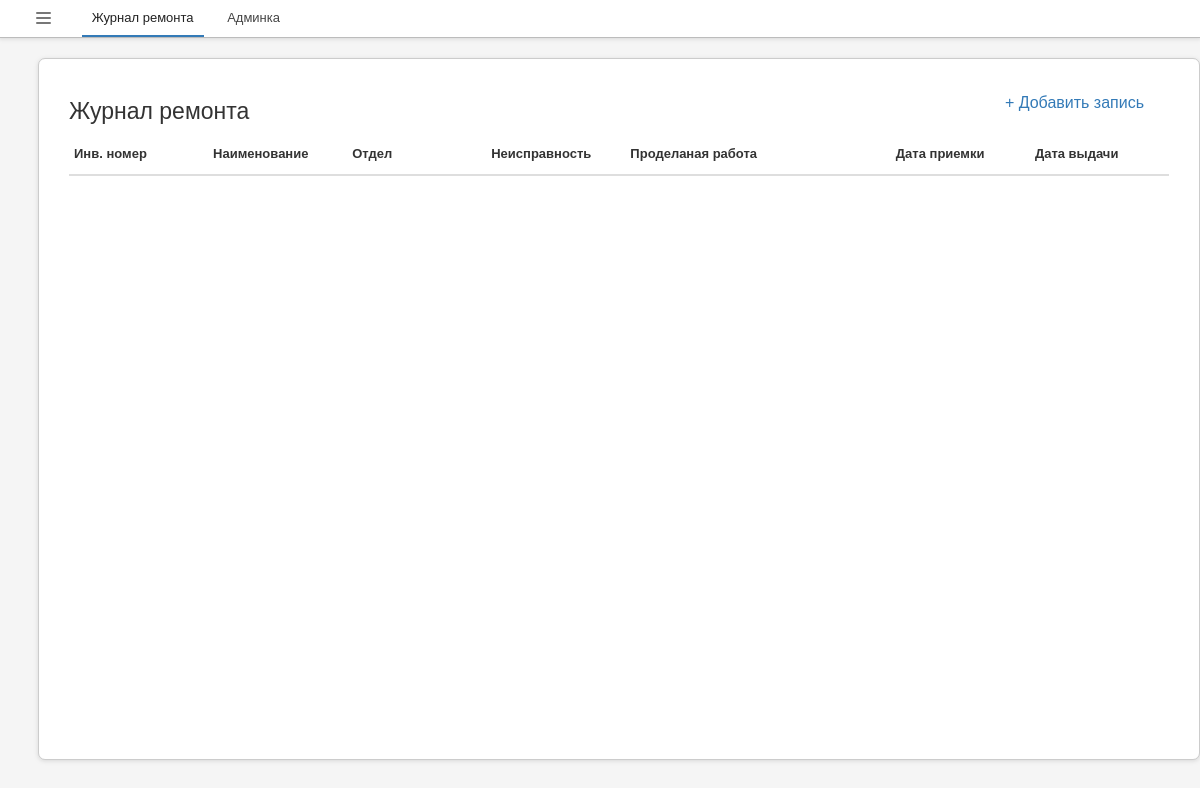
Page /repair/ on the earlier database version.
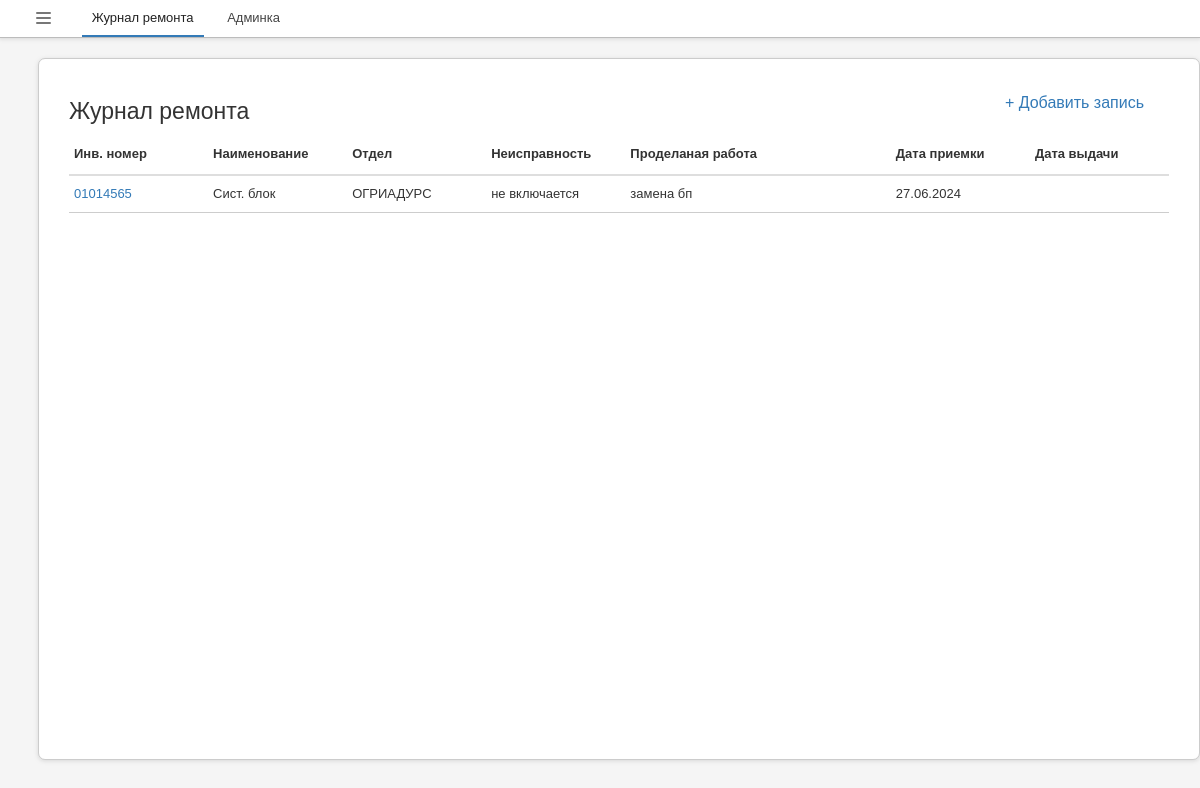
Same page on the later database version.
### app_jr/models.py (models this page shows)
class tech_db(models.Model):
  inv_num = models.CharField(max_length = 32, verbose_name="Инв. номер")
  equipment_name = models.ForeignKey('equipment_name_db', on_delete=models.PROTECT, null=True, blank=True, verbose_name="Наименование")
  otdel = models.ForeignKey('otdel_db', on_delete=models.PROTECT, null=True, blank=True, verbose_name="Отдел")
  defect = models.TextField(verbose_name="Неисправность")
  work_done = models.TextField(blank=True, verbose_name="Проделаная работа")
  date_accept = models.DateField(verbose_name="Дата приемки")
  date_issue = models.DateField(null=True, blank=True, verbose_name="Дата выдачи")
  class Meta:
    verbose_name = "Тенику"
    verbose_name_plural = "Теника"
    ordering = ['-id','-date_accept']

class equipment_name_db(models.Model):
  title = models.CharField(max_length = 32, db_index=True, verbose_name="Наименование")
  class Meta:
    verbose_name = "Наименование"
    verbose_name_plural = "Наименование"
    ordering = ['title']

class otdel_db(models.Model):
  name = models.CharField(max_length = 32, db_index=True, verbose_name="Отделы")
  class Meta:
    verbose_name = "Отдел"
    verbose_name_plural = "Отделы"
    ordering = ['name']

### app_jr/views.py (the view)
# urls.py: path('', get_index, name='index'),
def get_index(request):
  context = {
    'title': "Журнал ремонта",
    'tech_db_all': tech_db.objects.all()
  }
  return render(request, 'main/index.html', context)

### app_jr/templates/main/index.html (shortened to what this page needs)
{% extends "base.html" %}
{% block content %}
  <div class="info_tu">
    <a href="javascript:void(0); open_new_rcard();">
      + Добавить запись
    </a>
  </div>
  <h3>{{title}}</h3>
  <table class="main" width="100%">
    <thead class="main">
      <tr class="main">
        <th class="main min_v1 max_v1">Инв. номер</th>
        <th class="main min_v1 max_v1">Наименование</th>
        <th class="main min_v1 max_v2">Отдел</th>
        <th class="main min_v1 max_v2">Неисправность</th>
        <th class="main min_v2 max_v2">Проделаная работа</th>
        <th class="main min_v1 max_v1">Дата приемки</th>
        <th class="main min_v1 max_v1">Дата выдачи</th>
      </tr>
    </thead>
    <tbody id="list_rcard">
  {% for i in tech_db_all %}
    <tr class="rtcolor hover" id="tr_rcard_{{i.id}}">
      <td class="main">
        <a href="javascript:void(0); open_rcard({{i.id}});" id="a{{i.id}}">
          {{i.inv_num}}
        </a>
      </td>
      <td class="main">{{i.equipment_name.title}}</td>
      <td class="main">{{i.otdel.name}}</td>
      <td class="main" id="defect_{{i.id}}">{{i.defect}}</td>
      <td class="main" id="work_done_{{i.id}}">{{i.work_done}}</td>
      <td class="main">{{i.date_accept | date:'d.m.Y'}}</td>
      <td class="main">{{i.date_issue | date:'d.m.Y'}}</td>
    </tr>
  {% endfor %}
  </tbody>
  </table>
{% endblock %}

### app_jr/templates/base.html (shortened to what this page needs)
{% load static %}
<!DOCTYPE html>
<html>
  <head>
    <link rel="stylesheet" href="{% static 'css/main.css' %}">
    <link rel="stylesheet" href="{% static 'css/nav.css' %}">
    <link rel="stylesheet" href="{% static 'css/input.css' %}">
    <link rel="stylesheet" href="{% static 'css/select.css' %}">
    <link rel="stylesheet" href="{% static 'css/table.css' %}">
    <link rel="stylesheet" href="{% static 'css/div.css' %}">
  </head>
  <body>
  {% block nav_panel %}
  <nav>
    <ul class="navbar">
      <li>
        <a href="javascript:void(0);" class="mainmenu" tabindex="1">
          <div class="navbtn-container">
            <div class="navbtn menu">
              <span class="menu-icon"></span>
              <span class="menu-icon child"></span>
              <span class="menu-icon"></span>
              <span class="menu-icon child"></span>
              <span class="menu-icon"></span>
            </div>
          </div>
        </a>
      </li>
      <li>
        <a class="navbar   active" href="{% url 'index'%}" onclick="wSpinner_tmout();">Журнал ремонта</a>
      </li>
      <li>
        <a class="navbar " href="../admin/" target="blank">Админка</a>
      </li>
    </ul>
  </nav>
  {% endblock %}
  <div class="body">
    <div class="main" id="main">
    {% block content %}{% endblock %}
    </div>
  </div>
  </body>
</html>

### app_jr/static/css/main.css (style rules this page uses)
body { padding: 0px; padding-bottom: 15px; background: #f5f5f5; color: #333; font-size: 13px; font-family: sans-serif; }
h3 { font-size: 23px }
h1, h2, h3, h4 { margin-top: 20px; margin-bottom: 10px; font-weight: 500; line-height: 1.1; color: #333; }
a { color: #337ab7; text-decoration: none; outline: none; }
nav { position: fixed; background: white; border: 0px; border-bottom: 1px solid #bcbcbc; box-shadow: 0 1px 4px 0 rgba(128,128,128,0.25); top: -1px; left: -1px; right: -1px; margin: 0 auto; padding: 0px; white-space: nowrap; z-index: 11; }
nav ul { list-style: none; margin: 0; padding: 0; }
nav a { text-decoration: none; outline: none; display: block; }
ul.navbar { text-align: left; padding: 0px; }
ul.navbar > li { display: inline-block; position: relative; }
a.navbar { padding: 10px; margin-left: 10px; border-bottom: 2px solid transparent; color: #444; text-decoration: none; }
a.navbar.active, a.navbar:hover { cursor: pointer; color: #222; border-bottom: 2px solid #337ab7; }
a.mainmenu { padding: 7px; margin-left: 30px; margin-right: 10px; color: #777; font-size: 18px; text-decoration: none; }
div.navbtn-container { display: inline-block; position: relative; height: 100%; padding: 0px; margin-right: 15px; }
div.navbtn { position: absolute; background-repeat: no-repeat; background-size: cover; }
div.navbtn.menu { bottom: -2px; }
span.menu-icon { border-radius: 5px; display: block; height: 2px; width: 15px; background-color: #777; }
span.menu-icon.child { height: 3px; background-color: inherit; }

### app_jr/static/css/table.css (style rules this page uses)
table { background: #fff; max-width: 100%; border-collapse: collapse; }
table, th, td { border-color: #cdcdcd; border-style: solid; border-width: 1px 1px 1px 1px; padding: 5px; word-wrap: break-word; }
table.main { border-width: 0px 0px 1px 0px; line-height: 20px; font-size: 13px; color: #333; }
thead.main { border-bottom: 2px solid #dedede; vertical-align: bottom; }
th.main { text-align: left; font-weight: bold; padding: 5px; padding-top: 10px; padding-bottom: 10px; vertical-align: middle; }
td.main { max-width: 325px; padding: 5px; padding-top: 8px; padding-bottom: 8px; vertical-align: middle; }
td.min_v1, th.min_v1 { min-width: 100px; }
td.min_v2, th.min_v2 { min-width: 200px; }
td.max_v1, th.max_v1 { max-width: 350px; }
td.max_v2, th.max_v1 { max-width: 550px; }
td.main, th.main { border-width: 0px 0px 1px 0px; }

### app_jr/static/css/div.css (style rules this page uses)
div.body { display: table; margin: 0px auto; padding-top: 35px; padding-left: 30px; padding-right: 30px; }
div.main { display: table; position: relative; padding: 20px; padding-left: 30px; padding-right: 30px; padding-bottom: 30px; margin: 0px auto; margin-top: 15px; width: 1100px; min-width: 1100px; max-width: 1100px; height: calc(100vh - 150px); min-height: calc(100vh - 150px); background: #fff; border: 1px solid #ccc; border-radius: 7px 7px 7px 7px; box-shadow: 0 1px 4px 0 rgba(128,128,128,0.25); }
.info_tu { position: absolute; color: #777; cursor: default; top: 35px; right: 55px; font-size: 12pt; }

Differences in the rows shown:
added tech_db: inv_num "01014565", equipment_name "Сист. блок", otdel.name "ОГРИАДУРС", defect "не включается", work_done "замена бп", date_accept "27.06.2024"
